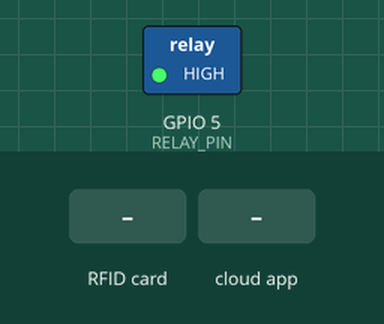
Bench run of a sketch on a simulated ESP8266 (NodeMCU). Parts: switched loads named in the sketch (green lamp = pin HIGH). The inputs (shaded band) are chosen by the test bench. WiFi joins after 1.5 s; servers stay silent unless stated; the Firebase database answers and starts empty; what the sketch prints to the serial monitor is not drawn.

Above: at 2.7 s.
2.8 s: RFID card 00 00 00 00 held to the reader
At 4.2 s:
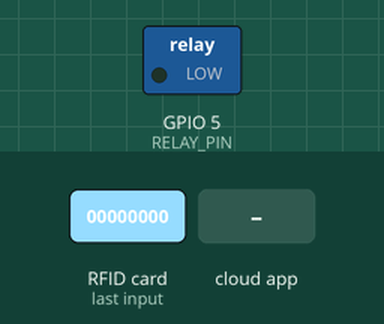
4.5 s: the phone or cloud app sets esp1 to 1
7.5 s: the phone or cloud app sets esp1 to 0
At 8.8 s:
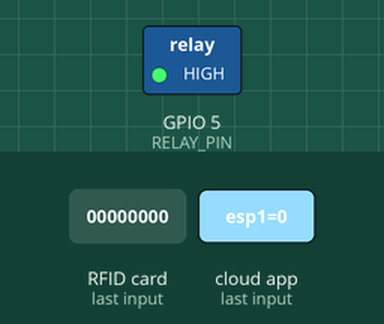
Timing chart, 0 to 10.5 s (numbered marks = the images above; inputs shaded):
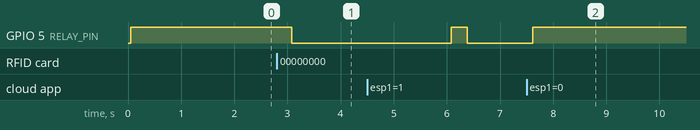

Measured:
- after the input at 2.8 s, GPIO 5 (RELAY_PIN): HIGH → LOW after 0.28 s
- after the input at 7.5 s, GPIO 5 (RELAY_PIN): LOW → HIGH after 0.11 s

The sketch:

ESPCode.ino
```cpp
/*
  Made by Jonathan Halim
  https://github.com/JonathanHalim410/Smart-Security-Lock

  Reference:
  https://randomnerdtutorials.com/esp32-firebase-realtime-database/
  https://esp32io.com/tutorials/esp32-rfid-nfc-door-lock-system
*/

//Include Libraries
#include <Arduino.h>
#if defined(ESP32)
  #include <WiFi.h>
#elif defined(ESP8266)
  #include <ESP8266WiFi.h>
#endif
#include <Firebase_ESP_Client.h>
#include <SPI.h>
#include <MFRC522.h>

//Provide token generation process info.
#include "addons/TokenHelper.h"
//Provide RTDB payload printing info and other helper functions.
#include "addons/RTDBHelper.h"

//Insert network credentials
#define WIFI_SSID "Wifi_SSID" //Change Wifi_SSID to tour own Wifi Username
#define WIFI_PASSWORD "Wifi_Password" //Change Wifi_Password to tour own Wifi Password

//Insert Firebase project API Key
#define API_KEY "Firebase_APIKEY" //Change Firebase_APIKEY to your Firebase Project API Key

// Insert RTDB URL
#define DATABASE_URL "Firebase_URL" //Change Firebase_URL to your Firebase Realtime Database URL

//Define Firebase Data object
FirebaseData fbdo;
FirebaseAuth auth;
FirebaseConfig config;

//Define RFID and Relay GPIO Pin
#define SS_PIN    21  // ESP32 pin GPIO
#define RST_PIN   22 // ESP32 pin GPIO
#define RELAY_PIN 5 // ESP32 pin GPIO connects to relay

MFRC522 rfid(SS_PIN, RST_PIN);

String LockValue;
bool signupOK = false;

byte keyTagUID[4] = {0x00, 0x00, 0x00, 0x00}; //Input registered RFID UID tag here

void setup() {
  Serial.begin(115200);
  while (!Serial);

  SPI.begin(); //Initialize SPI bus
  rfid.PCD_Init(); //Initialize MFRC522 RFID
  pinMode(RELAY_PIN, OUTPUT); //Initialize pin as an output.
  digitalWrite(RELAY_PIN, HIGH); //Lock the door. Use HIGH if relay active low, use LOW if relay active high

  //Connecting to Wi-Fi Protocol
  WiFi.begin(WIFI_SSID, WIFI_PASSWORD);
  Serial.print("Connecting to Wi-Fi");
  while (WiFi.status() != WL_CONNECTED) {
    Serial.print(".");
    delay(300);
  }
  Serial.println();
  Serial.print("Connected with IP: ");
  Serial.println(WiFi.localIP());
  Serial.println();

  //Assign the registered API KEY
  config.api_key = API_KEY;

  //Assign the registered RTDB URL
  config.database_url = DATABASE_URL;

  //Sign up to Firebase (For Anonymous)
  if (Firebase.signUp(&config, &auth, "", "")) {
    Serial.println("ok");
    signupOK = true;
  }
  else {
    Serial.printf("%s\n", config.signer.signupError.message.c_str());
  }

  //Assign the callback function for the long running token generation task
  config.token_status_callback = tokenStatusCallback; //see addons/TokenHelper.h

  Firebase.begin(&config, &auth);
  Firebase.reconnectWiFi(true);

  Serial.println("Tap an RFID/NFC tag on the RFID-RC522 reader");
}

void loop() {
  //Get data from Firebase
  Firebase.RTDB.getString(&fbdo, "esp1"); //Get String data from "esp1" in firebase realtime database
  LockValue = fbdo.stringData();
  Serial.println(LockValue);
  if (LockValue == "0"){
    digitalWrite(RELAY_PIN, HIGH); //If ESP1 Lock Value is 0, then door is locked
  }
  if (LockValue == "1"){
    digitalWrite(RELAY_PIN, LOW); //If ESP1 Lock Value is 1, then door is unlocked
  }

  //RFID Card is Present
  if (rfid.PICC_IsNewCardPresent()) { //New tag is available
    if (rfid.PICC_ReadCardSerial()) { //NUID has been readed
      MFRC522::PICC_Type piccType = rfid.PICC_GetType(rfid.uid.sak);

      if (rfid.uid.uidByte[0] == keyTagUID[0] &&
          rfid.uid.uidByte[1] == keyTagUID[1] &&
          rfid.uid.uidByte[2] == keyTagUID[2] &&
          rfid.uid.uidByte[3] == keyTagUID[3] ) {
          Serial.println("Access is granted");
          Firebase.RTDB.setString(&fbdo, "esp1", 1);
          digitalWrite(RELAY_PIN, LOW);  //Unlock the door for 3 seconds
          delay(3000);
          digitalWrite(RELAY_PIN, HIGH); //Lock the door
          Firebase.RTDB.setString(&fbdo, "esp1", 0);
      }
      else
      {
        Serial.print("Access denied, UID:");
        for (int i = 0; i < rfid.uid.size; i++) {
          Serial.print(rfid.uid.uidByte[i] < 0x10 ? " 0" : " ");
          Serial.print(rfid.uid.uidByte[i], HEX);
        }
        Serial.println();
      }
    }
  }
}
```
